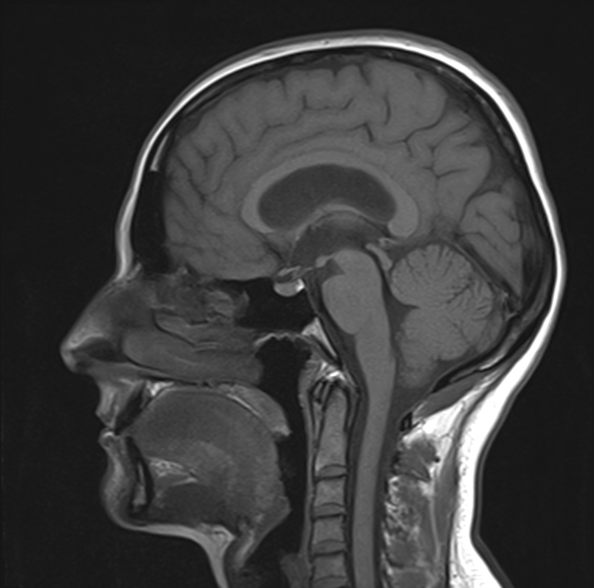
#> input picture images/crane-1.jpg, 1187 x 1176 px (shown at 1/2 size)
$ python '15-Modèles-Estimateurs_connexite.py'
#> lines starting #> are read from the running program, lines starting #| are printed output that depends on the picture
import numpy as np
import matplotlib.pyplot as plt
from PIL import Image
from tqdm import tqdm

# === Chargement d'une image personnalisée ===
def charger_image_grayscale(path, nb_etats):
#> called with path = 'images/crane-1.jpg', nb_etats = 64
    img = Image.open(path).convert("L").resize((100, 100))
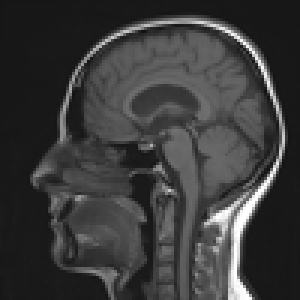
#> img: PIL image 100x100 L (shown 3 times larger); min 18, max 255, mean 59.2
    img_np = np.array(img)
    return np.floor(img_np / (256 / nb_etats)).astype(int)

# === Ajout de bruit aléatoire ===
def ajouter_bruit(champ, p, nb_etats):
#> called with p = 0.1, nb_etats = 64
    bruit = np.random.choice(range(nb_etats), size=champ.shape)
    masque = np.random.rand(*champ.shape) < p
    return np.where(masque, bruit, champ)
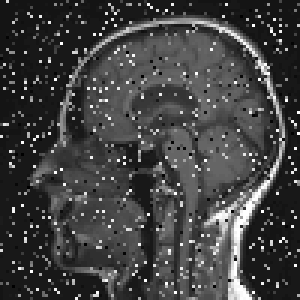
#> returned value: shape (100, 100) int64 (shown 3 times larger); min 0, max 63, mean 16.3; drawn with min black and max white

# === Énergie locale ===
# [8 lines left out: function cdf_locale_4, not called in this run]

def cdf_locale_8(i, j, H, L, champ, etat, poids_aretes, poids_sommets):
    voisins = [(-1, 0), (1, 0), (0, -1), (0, 1), (-1, -1), (-1, 1), (1, -1), (1, 1)]
    energie = poids_sommets[etat]
    for dx, dy in voisins:
        ni, nj = i + dx, j + dy
        if 0 <= ni < H and 0 <= nj < L:
            energie += poids_aretes[(etat, champ[ni, nj])]
    return energie

# === Échantillonneur de Gibbs pour MCMC ===
# [26 lines left out: functions gibbs_mcmc, estimateur_mpm, not called in this run]

def estimateur_tpm(samples):
    return np.round(np.mean(np.array(samples), axis=0)).astype(int)

def estimateur_map(champ, nb_iter, modele):
    # Recuit simulé simplifié
#> called with nb_iter = 60000
    H, L = champ.shape
#> H = 100; L = 100
    for k in tqdm(range(nb_iter), desc="MAP - Recuit simulé"):
        T = 1 / np.log(2 + k)
        i = np.random.randint(0, H)
        j = np.random.randint(0, L)
        energies = np.array([
            cdf_locale_8(i, j, H, L, champ, s, modele['poids_aretes'], modele['poids_sommets'])
            for s in range(modele['nb_etats'])
        ])
        proba = np.exp(-energies / T)
        proba /= np.sum(proba)
        champ[i, j] = np.random.choice(range(modele['nb_etats']), p=proba)
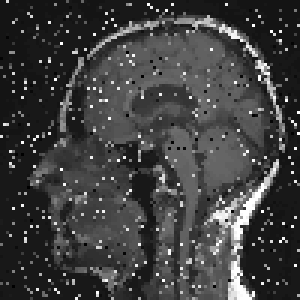
#> champ: shape (100, 100) int64 (shown 3 times larger); min 0, max 63, mean 15.8; drawn with min black and max white
    return champ

# === Visualisation ===
# [14 lines left out: function afficher_resultats, not called in this run]

# === Paramètres ===
chemin_image = "images/crane-1.jpg"
nb_etats = 64
p_bruit = 0.1
nb_iter = 60000

# === Exécution ===
img = charger_image_grayscale(chemin_image, nb_etats)
img_bruitee = ajouter_bruit(img, p_bruit, nb_etats)
champ_init = img_bruitee.copy()

# Modèle de Potts binaire
poids_aretes = {(a, b): -1 if a == b else 1 for a in range(nb_etats) for b in range(nb_etats)}
poids_sommets = [0] * nb_etats
modele = {
    'nb_etats': nb_etats,
    'poids_aretes': poids_aretes,
    'poids_sommets': poids_sommets
}

# MAP
#> (the run stopped early here; a loop or call above may not have finished)
